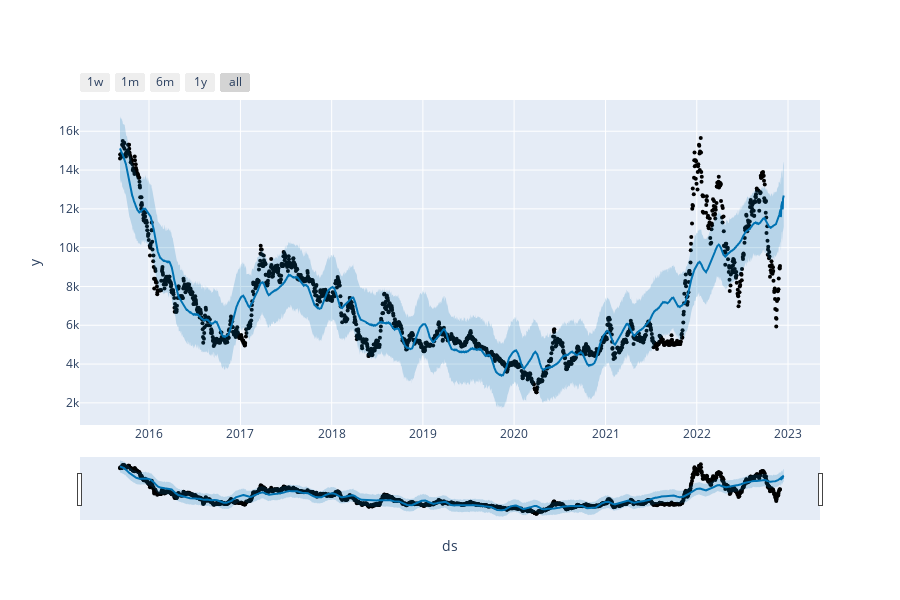

The code cell stored with this chart in its notebook:
### Code cell
#plot the data
plot_plotly(model,forecast)

### Figure 1 — Plotly figure (JSON) as saved in the notebook; plotly's stock layout.template omitted (floating-point values rounded to 4 significant figures; data arrays with more than 128 entries replaced by an {"elided": "..."} marker saying what was removed)
{"data": [{"marker": {"color": "black", "size": 4}, "mode": "markers", "name": "Actual", "type": "scatter", "x": {"elided": "1812 str values"}, "y": {"elided": "1812 int values"}}, {"hoverinfo": "skip", "line": {"width": 0}, "mode": "lines", "type": "scatter", "x": {"elided": "1827 str values"}, "y": {"elided": "1827 float values"}}, {"fill": "tonexty", "fillcolor": "rgba(0, 114, 178, 0.2)", "line": {"color": "#0072B2", "width": 2}, "mode": "lines", "name": "Predicted", "type": "scatter", "x": {"elided": "1827 str values"}, "y": {"elided": "1827 float values"}}, {"fill": "tonexty", "fillcolor": "rgba(0, 114, 178, 0.2)", "hoverinfo": "skip", "line": {"width": 0}, "mode": "lines", "type": "scatter", "x": {"elided": "1827 str values"}, "y": {"elided": "1827 float values"}}], "layout": {"height": 600, "showlegend": false, "width": 900, "xaxis": {"rangeselector": {"buttons": [{"count": 7, "label": "1w", "step": "day", "stepmode": "backward"}, {"count": 1, "label": "1m", "step": "month", "stepmode": "backward"}, {"count": 6, "label": "6m", "step": "month", "stepmode": "backward"}, {"count": 1, "label": "1y", "step": "year", "stepmode": "backward"}, {"step": "all"}]}, "rangeslider": {"visible": true}, "title": {"text": "ds"}, "type": "date"}, "yaxis": {"title": {"text": "y"}}}}
